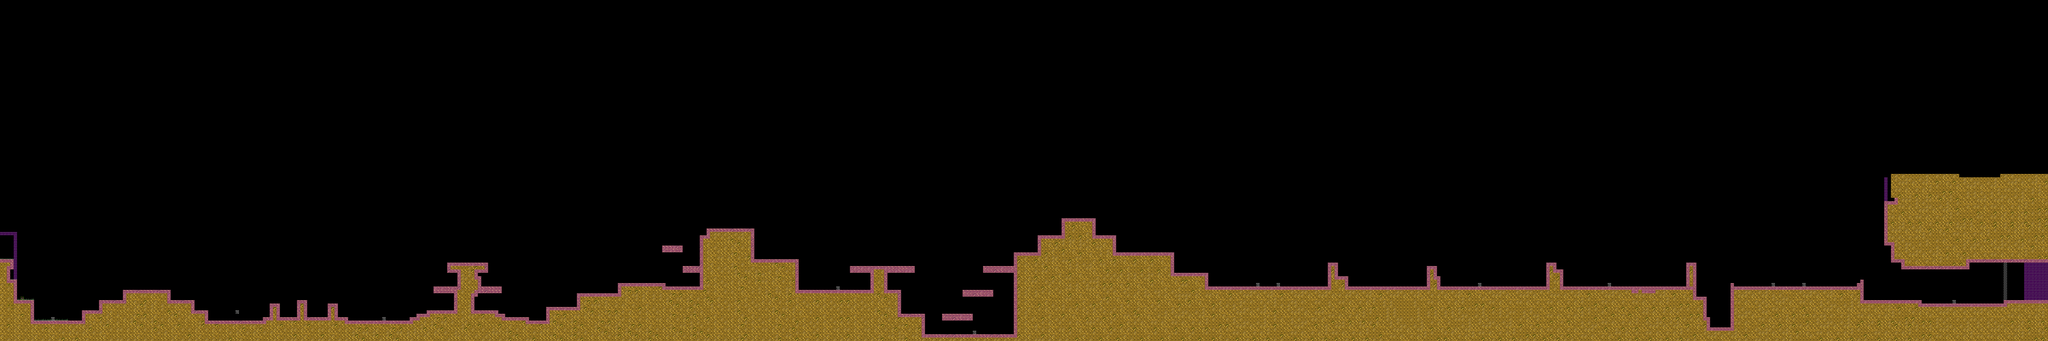

A 2D game scene composited from a Tiled map and its tileset images. What follows is a short description and the map's XML, with each tile layer's data collapsed to a summary:
An orthogonal 600x100 tile map with 24x24 px tiles, 3 tile layers (Graphics, Foreground, Meta), 2 tilesets.

<map version="1.0" orientation="orthogonal" width="600" height="100" tilewidth="24" tileheight="24">
 <tileset firstgid="1" name="Graphics" tilewidth="24" tileheight="24">
  <image source="tileset_good_dream.png" width="600" height="1000" />
 </tileset>
 <tileset firstgid="1026" name="Meta" tilewidth="24" tileheight="24">
  <image source="meta_tiles.png" width="96" height="48" />
 </tileset>
 <layer name="Graphics" width="600" height="100">
  <data>[60000 cells, 10327 non-empty, 7 distinct tile ids]</data>
 </layer>
 <layer name="Foreground" width="600" height="100">
  <data>[60000 cells, 29 non-empty, 11 distinct tile ids]</data>
 </layer>
 <layer name="Meta" width="600" height="100" opacity="0.43">
  <data>[60000 cells, 1266 non-empty, 4 distinct tile ids]</data>
 </layer>
</map>
